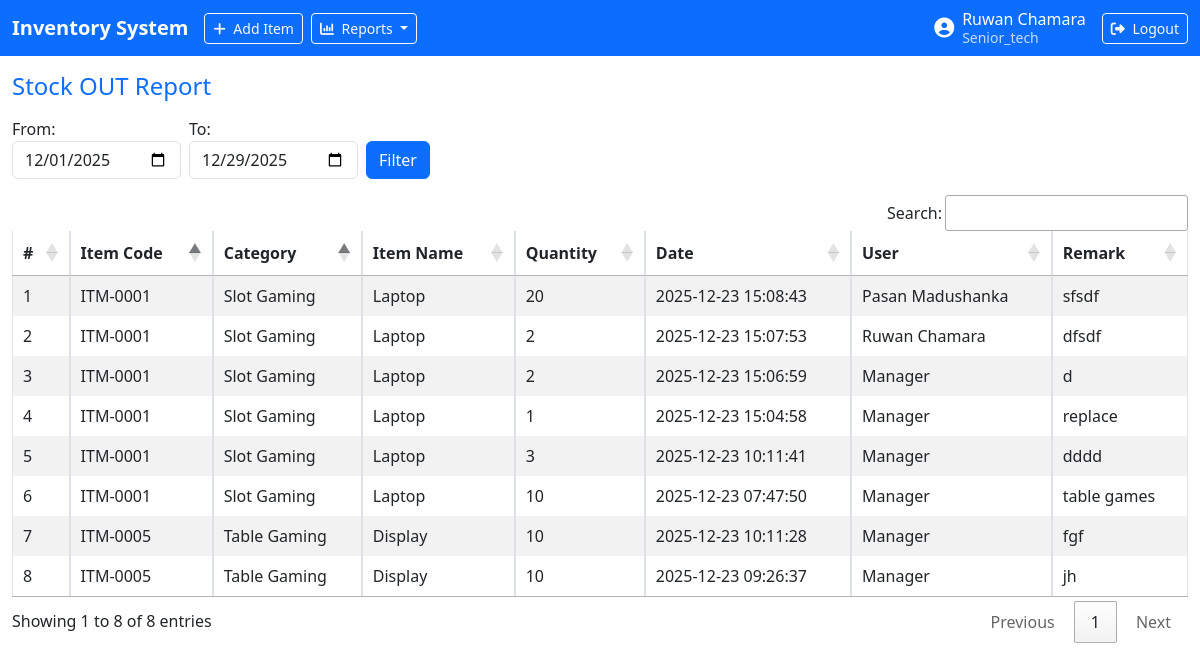
The page /reports/stock_out_report.php (signed in) on the database its author committed.
### tables this page shows
CREATE TABLE `inventory_logs` (
  `id` int(11) NOT NULL,
  `item_id` int(11) NOT NULL,
  `user_id` int(11) NOT NULL,
  `action` enum('IN','OUT') NOT NULL,
  `quantity` int(11) NOT NULL,
  `remark` varchar(255) DEFAULT NULL,
  `created_at` timestamp NULL DEFAULT current_timestamp()
);

CREATE TABLE `items` (
  `id` int(11) NOT NULL,
  `item_code` varchar(20) NOT NULL,
  `item_name` varchar(100) NOT NULL,
  `description` text DEFAULT NULL,
  `quantity` int(11) DEFAULT 0,
  `min_quantity` int(11) DEFAULT 10,
  `category_id` int(11) DEFAULT NULL,
  `created_at` timestamp NULL DEFAULT current_timestamp()
);

CREATE TABLE `categories` (
  `id` int(11) NOT NULL,
  `category_name` varchar(100) NOT NULL
);

CREATE TABLE `users` (
  `id` int(11) NOT NULL,
  `person_name` varchar(100) NOT NULL,
  `username` varchar(50) NOT NULL,
  `password` varchar(255) NOT NULL,
  `role` enum('manager','senior_tech','tech') NOT NULL,
  `created_at` timestamp NULL DEFAULT current_timestamp(),
  `login_status` enum('enabled','disabled') NOT NULL DEFAULT 'enabled'
);

### config/Db.php (called while the page is built, shortened)
<?php
class Db {
    protected static $connection;
    public function connect() {
        if(!isset(self::$connection)) {
            $config = parse_ini_file('config.ini');
            self::$connection = new mysqli($config['servername'],$config['username'],$config['password'],$config['dbname']);
        }
        return self::$connection;
    }
    public function query($query) {
        $connection = $this -> connect();
        $result = $connection -> query($query);
        return $result;
    }
    public function select($query) {
        $rows = array();
        $result = $this -> query($query);
        while ($row = $result -> fetch_assoc()) {
            $rows[] = $row;
        }
        return $rows;
    }
}
?>

### reports/stock_out_report.php (the view, shortened to what this page needs)
<?php
$db = new Db();
$from = $_GET['from'] ?? date('Y-m-01');
$to = $_GET['to'] ?? date('Y-m-d');
$logs = $db->select("
    SELECT c.category_name, i.item_code, i.item_name, l.quantity, l.created_at, l.remark, u.person_name
    FROM inventory_logs l
    JOIN items i ON i.id=l.item_id
    JOIN categories c ON c.id=i.category_id
    JOIN users u ON u.id=l.user_id
    WHERE l.action='OUT' AND DATE(l.created_at) BETWEEN '$from' AND '$to'
    ORDER BY c.category_name, i.item_name, l.created_at DESC
");
?>
<!DOCTYPE html>
<html lang="en">
<head>
<link href="https://cdn.jsdelivr.net/npm/bootstrap@5.3.0/dist/css/bootstrap.min.css" rel="stylesheet">
<link rel="stylesheet" href="https://cdn.datatables.net/1.13.6/css/jquery.dataTables.min.css">
<link rel="stylesheet" href="https://cdn.datatables.net/buttons/2.4.1/css/buttons.dataTables.min.css">
<link rel="stylesheet" href="https://cdnjs.cloudflare.com/ajax/libs/font-awesome/6.5.1/css/all.min.css">
</head>
<body>
<?php include '../header.php';?>
<div class="container-fluid py-5">
  <h4 class="mb-3 text-primary">Stock OUT Report</h4>
  <form method="get" class="row g-2 mb-3">
    <div class="col-auto">
      <label>From:</label>
      <input type="date" name="from" class="form-control" value="<?= $from ?>">
    </div>
    <div class="col-auto">
      <label>To:</label>
      <input type="date" name="to" class="form-control" value="<?= $to ?>">
    </div>
    <div class="col-auto align-self-end">
      <button class="btn btn-primary">Filter</button>
    </div>
  </form>
  <div class="table-responsive">
    <table id="logsTable" class="table table-bordered table-striped table-sm">
      <thead>
        <tr>
          <th>#</th>
          <th>Item Code</th>
          <th>Category</th>
          <th>Item Name</th>
          <th>Quantity</th>
          <th>Date</th>
          <th>User</th>
          <th>Remark</th>
        </tr>
      </thead>
      <tbody>
        <?php $i=1; foreach($logs as $l): ?>
        <tr>
          <td><?= $i ?></td>
          <td><?= htmlspecialchars($l['item_code']) ?></td>
          <td><?= htmlspecialchars($l['category_name']) ?></td>
          <td><?= htmlspecialchars($l['item_name']) ?></td>
          <td><?= $l['quantity'] ?></td>
          <td><?= $l['created_at'] ?></td>
          <td><?= htmlspecialchars($l['person_name']) ?></td>
          <td><?= htmlspecialchars($l['remark']) ?></td>
        </tr>
        <?php $i++; endforeach; ?>
      </tbody>
    </table>
  </div>
</div>
</body>
</html>

### rows shown on the page
inventory_logs: item.item_code "ITM-0001", categories.category_name "Slot Gaming", item.item_name "Laptop", quantity "20", created_at "2025-12-23 15:08:43", user.person_name "Pasan Madushanka", remark "sfsdf"
inventory_logs: item.item_code "ITM-0001", categories.category_name "Slot Gaming", item.item_name "Laptop", quantity "2", created_at "2025-12-23 15:07:53", user.person_name "Ruwan Chamara", remark "dfsdf"
inventory_logs: item.item_code "ITM-0001", categories.category_name "Slot Gaming", item.item_name "Laptop", quantity "2", created_at "2025-12-23 15:06:59", user.person_name "Manager", remark "d"
inventory_logs: item.item_code "ITM-0001", categories.category_name "Slot Gaming", item.item_name "Laptop", quantity "1", created_at "2025-12-23 15:04:58", user.person_name "Manager", remark "replace"
inventory_logs: item.item_code "ITM-0001", categories.category_name "Slot Gaming", item.item_name "Laptop", quantity "3", created_at "2025-12-23 10:11:41", user.person_name "Manager", remark "dddd"
inventory_logs: item.item_code "ITM-0001", categories.category_name "Slot Gaming", item.item_name "Laptop", quantity "10", created_at "2025-12-23 07:47:50", user.person_name "Manager", remark "table games"
inventory_logs: item.item_code "ITM-0005", categories.category_name "Table Gaming", item.item_name "Display", quantity "10", created_at "2025-12-23 10:11:28", user.person_name "Manager", remark "fgf"
inventory_logs: item.item_code "ITM-0005", categories.category_name "Table Gaming", item.item_name "Display", quantity "10", created_at "2025-12-23 09:26:37", user.person_name "Manager", remark "jh"

### other values the page prints
$_SESSION['person_name'] "Ruwan Chamara"
$_SESSION['role'] "Senior_tech"
